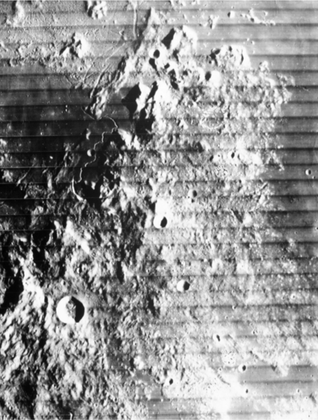
%> input picture l11/lunar.bmp, 318 x 420 px, shrunk from 665 x 879 before the run
$ octave Lab11_3.m   (GNU Octave 9; MATLAB toolbox functions it lacks are replaced by stand-ins)
%> lines starting %> are read from the running program, lines starting %| are printed output that depends on the picture; in (x1, y1, x2, y2) boxes, pixels count from 0 and x2, y2 are one past the last pixel; in counts of white or black regions, pixels touching at a corner belong together; the program's own positions count from 1
clearvars;
close all;
clc;

%% usuwanie zaklocen okresowych

I = imread('lunar.bmp');
%> I is the input picture: size 420x318 uint8; min 0, max 255, mean 146.3

figure(1);
subplot(1, 3, 1);
imshow(I);
title('original');

fI = fft2(I);

% amplituda
A = abs(fI);    % na obrazie amplitudy okresowym zakloceniom odpowiadaja rogi
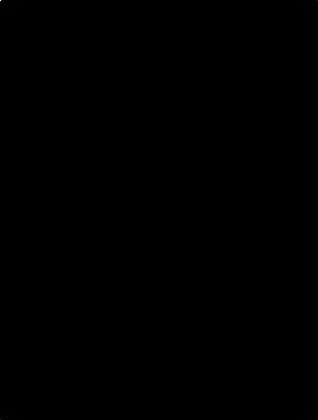
%> A: size 420x318 double; min 3.5, max 19539734, mean 7963.8; drawn with min black and max white
A = log10(A+1);
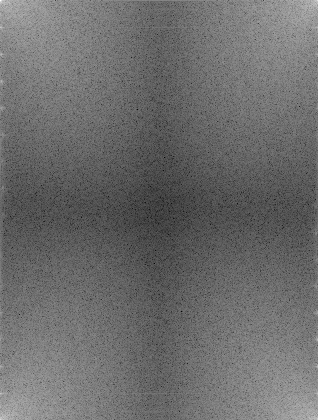
%> A: size 420x318 double; min 0.653, max 7.29, mean 3.48; drawn with min black and max white


Ashifted = fftshift(A);
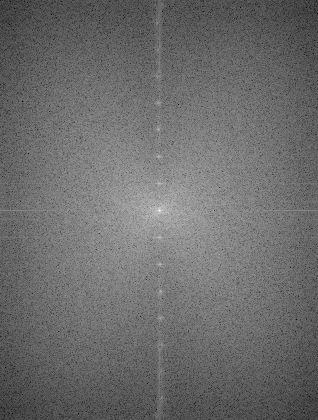
%> Ashifted: size 420x318 double; min 0.653, max 7.29, mean 3.48; mean of the top-left, top-right, bottom-left and bottom-right quarters 3.48, 3.47, 3.47, 3.49; drawn with min black and max white

subplot(1, 3, 2);
imshow(Ashifted, []);
title('amplituda');

% faza
F = angle(fI.*(Ashifted > 0.0001)); % eliminuje elementy w macierzy ktore sa bliskie 0
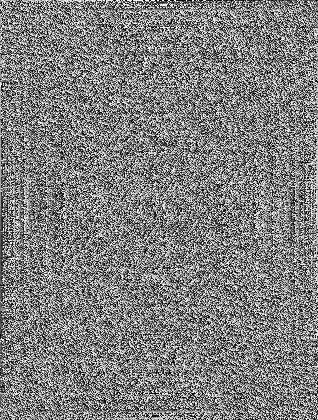
%> F: size 420x318 double; min -3.14, max 3.14, mean -4.7e-05; drawn with min black and max white

subplot(1, 3, 3);
imshow(F, []);
title('faza');


[X, Y] = size(Ashifted);
%> X = 420; Y = 318

mask = Ashifted;
%mask(1:X, Y/2 - 8:Y/2 + 8) = 0;

for i = 1:X
    for j = 1:Y
        if j > 0.48 * Y && j < 0.52 * Y && sqrt((Y/2-j)^2 + (X/2-i)^2) > 0.03*Y
            mask(i, j) = 0;
        end
    end
end
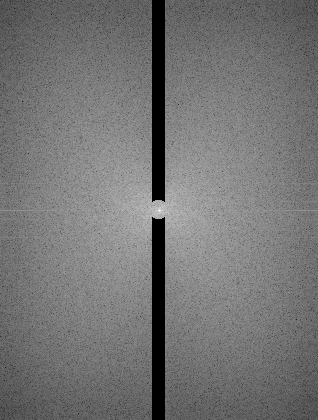
%> mask: size 420x318 double; 3.92% of pixels changed, all inside (x1, y1, x2, y2) = (152, 0, 165, 420); drawn with min black and max white

figure(2);
imshow(mask, []);
title('maska');

% usuniecie zaklocen
%th = 10; % pierwszy najnizszy gdzie zaczelo byc cos widac

fft2abs = log10(abs(fI) + 1);

%imgfft2(fft2abs > th) = 0;

fSI = fftshift(fI); % przesuniecie fouriera

fImask = fSI .* mask;

%reversed_shift = ifftshift(imgfft2.*mask);

reversed_shift = ifftshift(fImask);
reversed_fourier = ifft2(reversed_shift);


figure(3);
imshow(I);
title('original');

figure(4);
imshow(reversed_fourier, []);
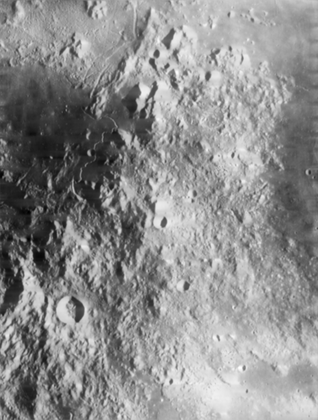
%> displayed picture: size 420x318, on the screen's scale of 0 to 255; min 0, max 255, mean 141.4
title('usuniete zaklocenia');
